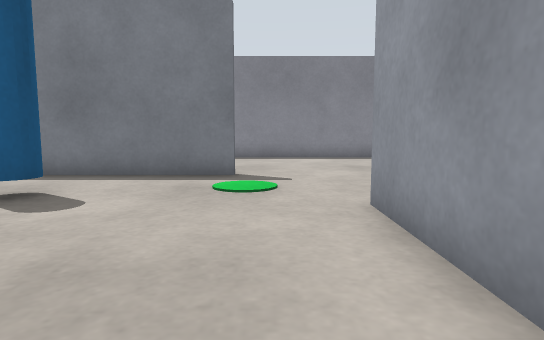
View 1 (above)

16 first-person views from a walk through a Gazebo world. The camera is 0.5 m above the floor, tilts 6° down and sees 75° across. The floor is counted in squares, 0.5 m on a side. Each view is taken from the middle of a square. On the plan, view 1 faces up. The plan holds only what a view shows up to about 13 squares ahead; the rest is blank.

View 2
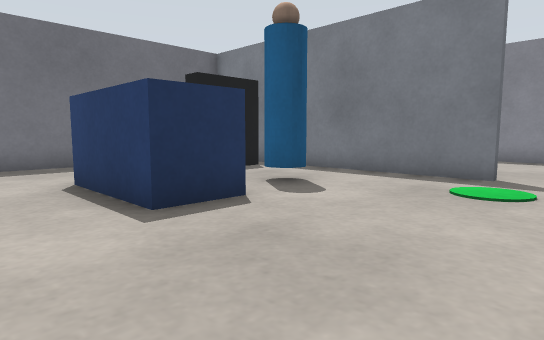

View 3
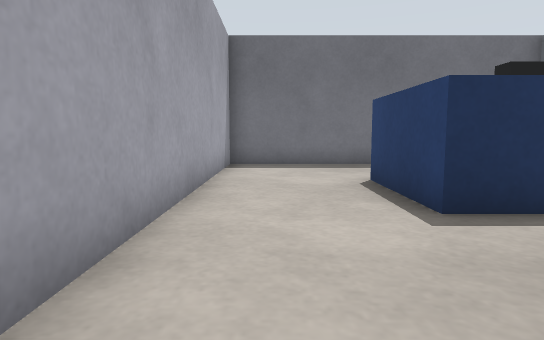

View 4
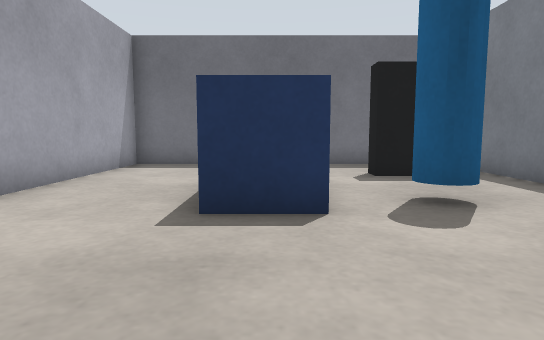

View 5
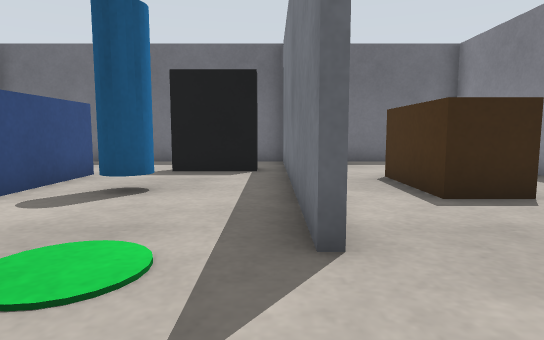

View 6
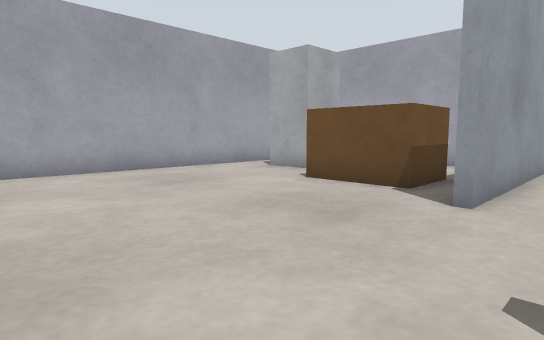

View 7
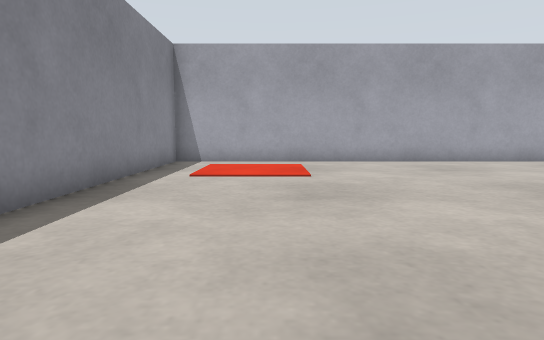

View 8
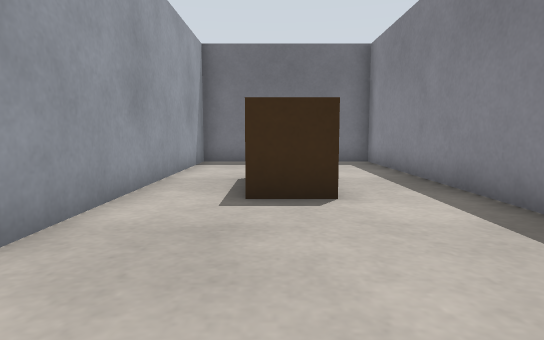

View 9
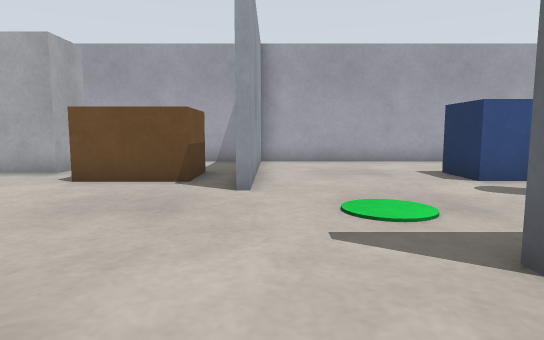

View 10
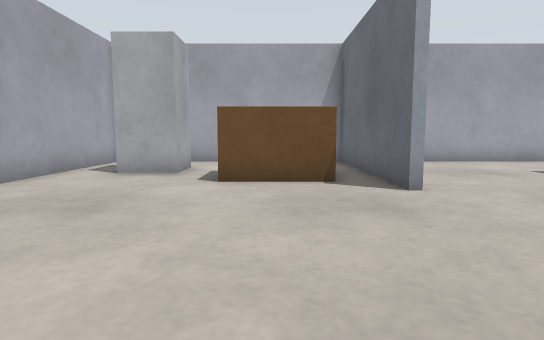

View 11
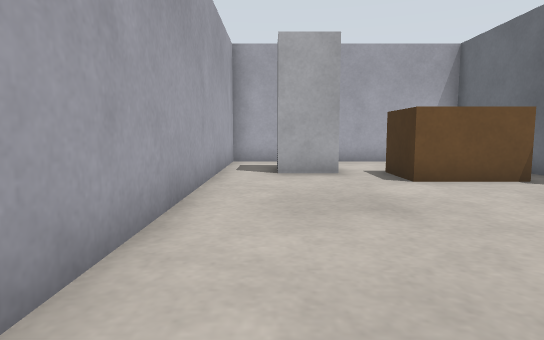

View 12
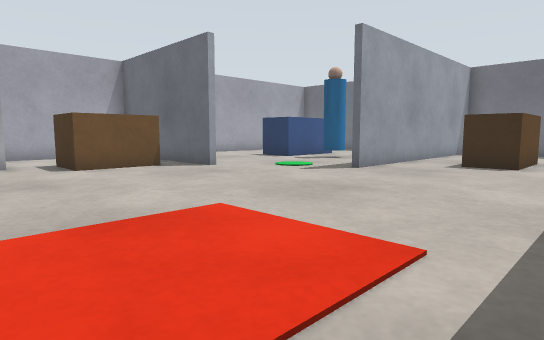

View 13
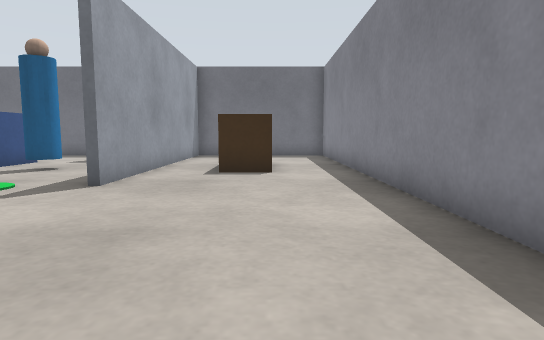

View 14
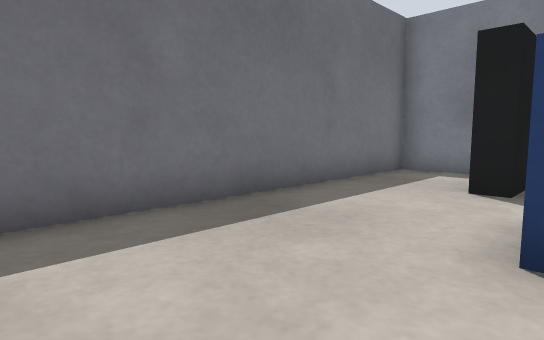

View 15
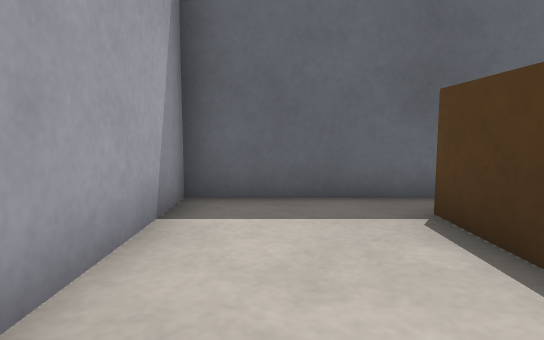

View 16
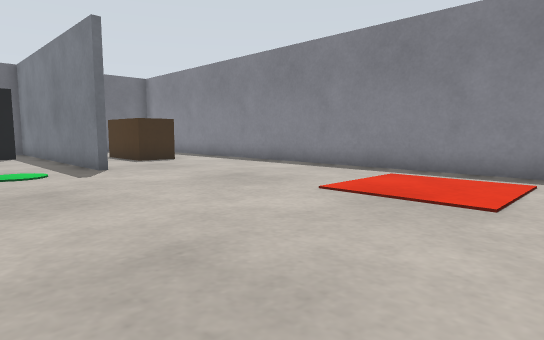

### Floor plan
Ten units are one square. View 1 is at (0, 0); x grows to the right and y downward. Boxes are objects, and circles mark ways between rooms. Rooms are numbered by the first view taken in them; rooms with no view inside come last. Other rooms are left out.
<svg viewBox="-108 -149 206 167">
<path fill="none" stroke="#000" d="M-9 -84 -103 -84 -103 13 14 13M14 8 14 -50M16 -50 16 13 93 13 93 -144 -103 -144 -103 -86 -9 -86"/>
<rect x="-85" y="-75" width="20" height="20" fill="#bbb"><title>TV</title></rect>
<rect x="-65" y="-35" width="30" height="20" fill="#bbb"><title>blue box</title></rect>
<rect x="-45" y="-65" width="10" height="20" fill="#bbb"><title>person</title></rect>
<rect x="-65" y="-125" width="30" height="20" fill="#bbb"><title>bench</title></rect>
<rect x="25" y="-45" width="30" height="30" fill="#bbb"><title>brown box</title></rect>
<rect x="65" y="-25" width="20" height="20" fill="#bbb"><title>fridge</title></rect>
<circle cx="3" cy="-60" r="3" fill="#2a7"/>
<text x="-50" y="-30">1</text>
<text x="20" y="-80">2</text>
</svg>
Room 1 opens to room 2.

Where each view was taken, in squares from view 1:
view 1: 0 up, 0 right, facing up
view 2: 0 up, 1 right, facing up-left
view 3: 0 up, 1 right, facing left
view 4: 3 up, 1 right, facing left
view 5: 8 up, 2 right, facing left
view 6: 10 up, 0 right, facing down-right
view 7: 11 up, 3 left, facing right
view 8: 11 up, 2 right, facing left
view 9: 11 up, 1 right, facing down
view 10: 11 up, 4 right, facing down
view 11: 11 up, 8 right, facing down
view 12: 14 up, 8 right, facing down-left
view 13: 12 up, 6 right, facing left
view 14: 1 down, 6 left, facing up-left
view 15: 0 up, 7 right, facing left
view 16: 5 up, 9 right, facing up-left
